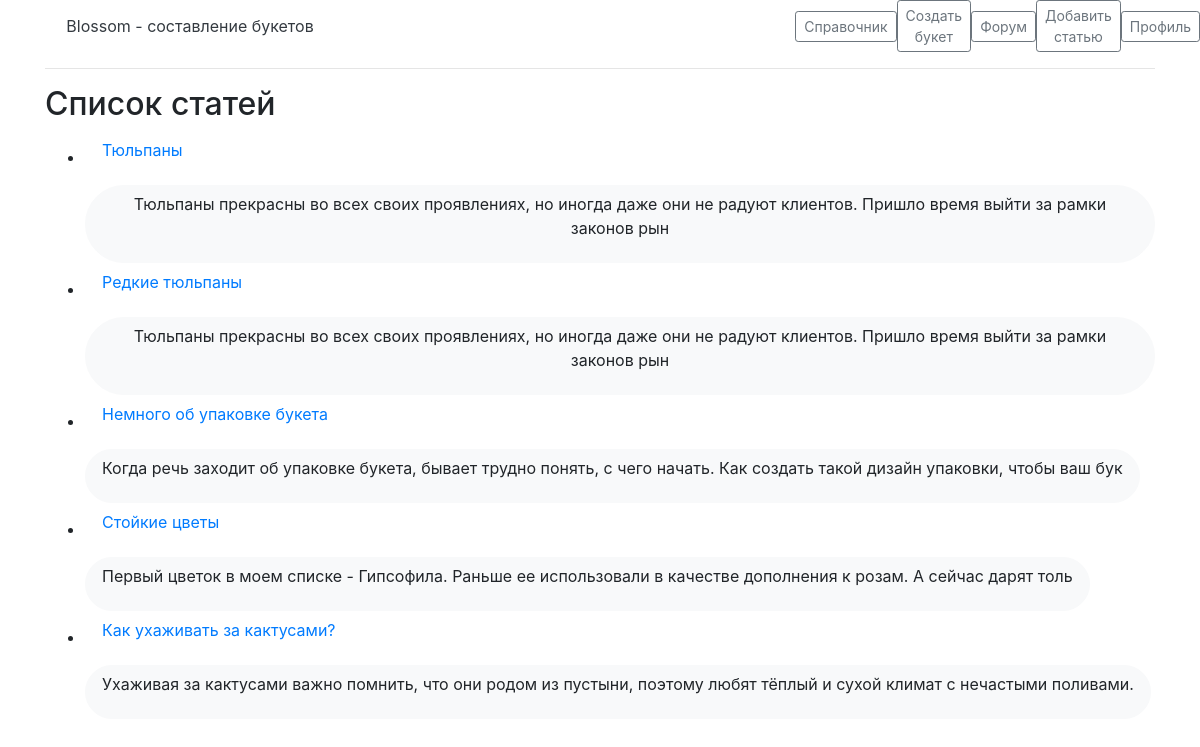
Page /all_posts on the committed database.
### tables this page shows
CREATE TABLE posts (
id integer PRIMARY KEY AUTOINCREMENT,
title text NOT NULL,
text text NOT NULL,
url text NOT NULL,
time integer NOT NULL
);

### main.py (the view)
@app.route("/all_posts")
def showAllPosts():
    db = get_db()
    dbase = FDataBase(db)
    return render_template('all_posts.html', posts=dbase.getPostsAnonce())

### FDataBase.py (called while the page is built)
    def getPostsAnonce(self):
        try:
            self.__cur.execute(f"SELECT id, title, text, url FROM posts ORDER BY time DESC")
            res = self.__cur.fetchall()
            if res: return res
        except sqlite3.Error as e:
            print("Ошибка получения статьи из БД "+str(e))
        return []

### main.py (called while the page is built)
def connect_db():
    conn = sqlite3.connect(app.config['DATABASE'])
    conn.row_factory = sqlite3.Row
    return conn

def get_db():
    if not hasattr(g, 'link_db'):
        g.link_db = connect_db()
    return g.link_db

### templates/all_posts.html
<link type="text/css" href="{{url_for ('static', filename='static/css/posts.css')}} rel = 'stylesheet'"/>
{% extends 'base.html' %}
{% block body %}
<hr>
<h2>Список статей</h2>
<ul class="list-posts">
{% for p in posts %}
<li>
    <div>
        <button class="btn btn-link rounded-pill px-3" type="button">
    <p class="title">
        <a href="{{ url_for('showPost', alias=p.url)}}">{{p.title}}</a>
    </p>
</button>
    </div>
<div>
      <button class="btn btn-light rounded-pill px-3" type="button">
        <p class="annonce">{{ p.text[:150] | striptags }}</p>
    </button>
</div>
</li>
{% endfor %}
</ul>
{% endblock %}

### templates/base.html (shortened to what this page needs)
<!doctype html>
<html lang="ru">
<head>
    <link rel="stylesheet" href="https://cdn.jsdelivr.net/npm/bootstrap@4.6.0/dist/css/bootstrap.min.css">
</head>
<body>
<div class="row flex-nowrap justify-content-between align-items-center">
      <div class="col-4 text-center">
        <a class="blog-header-logo text-dark" href="/#">Blossom - составление букетов</a>
      </div>
      <div class="col-4 d-flex justify-content-end align-items-center">
          <a class="btn btn-sm btn-outline-secondary" href="/handbook">Справочник</a>
          <a class="btn btn-sm btn-outline-secondary" href="/blossom">Создать букет</a>
          <a class="btn btn-sm btn-outline-secondary" href="/all_posts">Форум</a>
          <a class="btn btn-sm btn-outline-secondary" href="/add_post">Добавить статью</a>
          <a class="btn btn-sm btn-outline-secondary" href="/profile">Профиль</a>
      </div>
</div>
<div class="container">{% block body%}{% endblock %}</div>
</body>
</html>

### rows in the picture
posts: title "Тюльпаны", text "Тюльпаны прекрасны во всех своих проявлениях, но иногда даже они не радуют клиентов. Пришло время выйти за рамки законов рын"
posts: title "Редкие тюльпаны", text "Тюльпаны прекрасны во всех своих проявлениях, но иногда даже они не радуют клиентов. Пришло время выйти за рамки законов рын"
posts: title "Немного об упаковке букета", text "Когда речь заходит об упаковке букета, бывает трудно понять, с чего начать. Как создать такой дизайн упаковки, чтобы ваш бук"
posts: title "Стойкие цветы", text "Первый цветок в моем списке - Гипсофила. Раньше ее использовали в качестве дополнения к розам. А сейчас дарят толь"
posts: title "Как ухаживать за кактусами?", text "Ухаживая за кактусами важно помнить, что они родом из пустыни, поэтому любят тёплый и сухой климат с нечастыми поливами."
